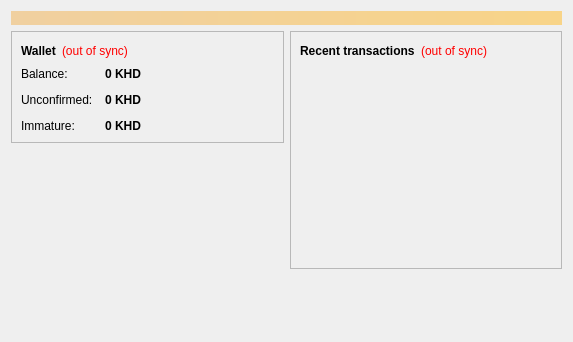
<?xml version="1.0" encoding="UTF-8"?>
<ui version="4.0">
 <class>OverviewPage</class>
 <widget class="QWidget" name="OverviewPage">
  <property name="geometry">
   <rect>
    <x>0</x>
    <y>0</y>
    <width>573</width>
    <height>342</height>
   </rect>
  </property>
  <property name="windowTitle">
   <string>Form</string>
  </property>
  <layout class="QVBoxLayout" name="topLayout">
   <item>
    <widget class="QLabel" name="labelAlerts">
     <property name="visible">
      <bool>false</bool>
     </property>
     <property name="styleSheet">
      <string notr="true">background-color: qlineargradient(x1: 0, y1: 0, x2: 1, y2: 0, stop:0 #F0D0A0, stop:1 #F8D488); color:#000000;</string>
     </property>
     <property name="wordWrap">
      <bool>true</bool>
     </property>
     <property name="margin">
      <number>3</number>
     </property>
    </widget>
   </item>
   <item>
    <layout class="QHBoxLayout" name="horizontalLayout" stretch="1,1">
     <item>
      <layout class="QVBoxLayout" name="verticalLayout_2">
       <item>
        <widget class="QFrame" name="frame">
         <property name="frameShape">
          <enum>QFrame::StyledPanel</enum>
         </property>
         <property name="frameShadow">
          <enum>QFrame::Raised</enum>
         </property>
         <layout class="QVBoxLayout" name="verticalLayout_4">
          <item>
           <layout class="QHBoxLayout" name="horizontalLayout_4">
            <item>
             <widget class="QLabel" name="label_5">
              <property name="font">
               <font>
                <weight>75</weight>
                <bold>true</bold>
               </font>
              </property>
              <property name="text">
               <string>Wallet</string>
              </property>
             </widget>
            </item>
            <item>
             <widget class="QLabel" name="labelWalletStatus">
              <property name="toolTip">
               <string>The displayed information may be out of date. Your wallet automatically synchronizes with the KhmerDigital network after a connection is established, but this process has not completed yet.</string>
              </property>
              <property name="styleSheet">
               <string notr="true">QLabel { color: red; }</string>
              </property>
              <property name="text">
               <string notr="true">(out of sync)</string>
              </property>
              <property name="alignment">
               <set>Qt::AlignLeading|Qt::AlignLeft|Qt::AlignVCenter</set>
              </property>
             </widget>
            </item>
            <item>
             <spacer name="horizontalSpacer_2">
              <property name="orientation">
               <enum>Qt::Horizontal</enum>
              </property>
              <property name="sizeHint" stdset="0">
               <size>
                <width>40</width>
                <height>20</height>
               </size>
              </property>
             </spacer>
            </item>
           </layout>
          </item>
          <item>
           <layout class="QFormLayout" name="formLayout_2">
            <property name="fieldGrowthPolicy">
             <enum>QFormLayout::AllNonFixedFieldsGrow</enum>
            </property>
            <property name="horizontalSpacing">
             <number>12</number>
            </property>
            <property name="verticalSpacing">
             <number>12</number>
            </property>
            <item row="0" column="0">
             <widget class="QLabel" name="label">
              <property name="text">
               <string>Balance:</string>
              </property>
             </widget>
            </item>
            <item row="0" column="1">
             <widget class="QLabel" name="labelBalance">
              <property name="font">
               <font>
                <weight>75</weight>
                <bold>true</bold>
               </font>
              </property>
              <property name="cursor">
               <cursorShape>IBeamCursor</cursorShape>
              </property>
              <property name="toolTip">
               <string>Your current balance</string>
              </property>
              <property name="text">
               <string notr="true">0 KHD</string>
              </property>
              <property name="textInteractionFlags">
               <set>Qt::LinksAccessibleByMouse|Qt::TextSelectableByKeyboard|Qt::TextSelectableByMouse</set>
              </property>
             </widget>
            </item>
            <item row="1" column="0">
             <widget class="QLabel" name="label_3">
              <property name="text">
               <string>Unconfirmed:</string>
              </property>
             </widget>
            </item>
            <item row="1" column="1">
             <widget class="QLabel" name="labelUnconfirmed">
              <property name="font">
               <font>
                <weight>75</weight>
                <bold>true</bold>
               </font>
              </property>
              <property name="cursor">
               <cursorShape>IBeamCursor</cursorShape>
              </property>
              <property name="toolTip">
               <string>Total of transactions that have yet to be confirmed, and do not yet count toward the current balance</string>
              </property>
              <property name="text">
               <string notr="true">0 KHD</string>
              </property>
              <property name="textInteractionFlags">
               <set>Qt::LinksAccessibleByMouse|Qt::TextSelectableByKeyboard|Qt::TextSelectableByMouse</set>
              </property>
             </widget>
            </item>
            <item row="2" column="0">
             <widget class="QLabel" name="labelImmatureText">
              <property name="text">
               <string>Immature:</string>
              </property>
             </widget>
            </item>
            <item row="2" column="1">
             <widget class="QLabel" name="labelImmature">
              <property name="font">
               <font>
                <weight>75</weight>
                <bold>true</bold>
               </font>
              </property>
              <property name="toolTip">
               <string>Mined balance that has not yet matured</string>
              </property>
              <property name="text">
               <string notr="true">0 KHD</string>
              </property>
              <property name="textInteractionFlags">
               <set>Qt::LinksAccessibleByMouse|Qt::TextSelectableByKeyboard|Qt::TextSelectableByMouse</set>
              </property>
             </widget>
            </item>
           </layout>
          </item>
         </layout>
        </widget>
       </item>
       <item>
        <spacer name="verticalSpacer">
         <property name="orientation">
          <enum>Qt::Vertical</enum>
         </property>
         <property name="sizeHint" stdset="0">
          <size>
           <width>20</width>
           <height>40</height>
          </size>
         </property>
        </spacer>
       </item>
      </layout>
     </item>
     <item>
      <layout class="QVBoxLayout" name="verticalLayout_3">
       <item>
        <widget class="QFrame" name="frame_2">
         <property name="frameShape">
          <enum>QFrame::StyledPanel</enum>
         </property>
         <property name="frameShadow">
          <enum>QFrame::Raised</enum>
         </property>
         <layout class="QVBoxLayout" name="verticalLayout">
          <item>
           <layout class="QHBoxLayout" name="horizontalLayout_2">
            <item>
             <widget class="QLabel" name="label_4">
              <property name="text">
               <string>&lt;b&gt;Recent transactions&lt;/b&gt;</string>
              </property>
             </widget>
            </item>
            <item>
             <widget class="QLabel" name="labelTransactionsStatus">
              <property name="toolTip">
               <string>The displayed information may be out of date. Your wallet automatically synchronizes with the KhmerDigital network after a connection is established, but this process has not completed yet.</string>
              </property>
              <property name="styleSheet">
               <string notr="true">QLabel { color: red; }</string>
              </property>
              <property name="text">
               <string notr="true">(out of sync)</string>
              </property>
              <property name="alignment">
               <set>Qt::AlignRight|Qt::AlignTrailing|Qt::AlignVCenter</set>
              </property>
             </widget>
            </item>
            <item>
             <spacer name="horizontalSpacer">
              <property name="orientation">
               <enum>Qt::Horizontal</enum>
              </property>
              <property name="sizeHint" stdset="0">
               <size>
                <width>40</width>
                <height>20</height>
               </size>
              </property>
             </spacer>
            </item>
           </layout>
          </item>
          <item>
           <widget class="QListView" name="listTransactions">
            <property name="styleSheet">
             <string notr="true">QListView { background: transparent; }</string>
            </property>
            <property name="frameShape">
             <enum>QFrame::NoFrame</enum>
            </property>
            <property name="verticalScrollBarPolicy">
             <enum>Qt::ScrollBarAlwaysOff</enum>
            </property>
            <property name="horizontalScrollBarPolicy">
             <enum>Qt::ScrollBarAlwaysOff</enum>
            </property>
            <property name="selectionMode">
             <enum>QAbstractItemView::NoSelection</enum>
            </property>
           </widget>
          </item>
         </layout>
        </widget>
       </item>
       <item>
        <spacer name="verticalSpacer_2">
         <property name="orientation">
          <enum>Qt::Vertical</enum>
         </property>
         <property name="sizeHint" stdset="0">
          <size>
           <width>20</width>
           <height>40</height>
          </size>
         </property>
        </spacer>
       </item>
      </layout>
     </item>
    </layout>
   </item>
  </layout>
 </widget>
 <resources/>
 <connections/>
</ui>
